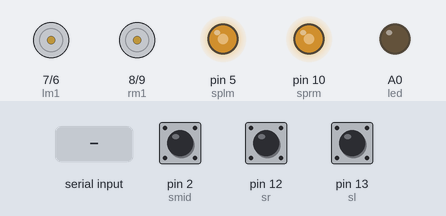
Recording of a sketch running on a simulated Arduino Uno, built with avr-gcc and run on an emulated ATmega328P. Shown: motor-driver pin pairs drawn as motors (green arrow = first pin HIGH = forward, orange = second pin HIGH = backward, longer = more drive), output pins drawn as LEDs (lit = HIGH). The test bench sets the inputs (shaded band); at power-on: pin 2 (smid) HIGH, pin 12 (sr) HIGH, pin 13 (sl) HIGH.

Above: at 1.2 s.
1.3 s: "w" received over the second serial link
At 1.6 s:
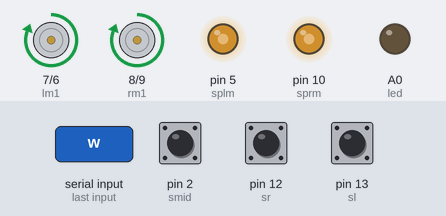
2.8 s: "s" received over the second serial link
At 3.9 s:
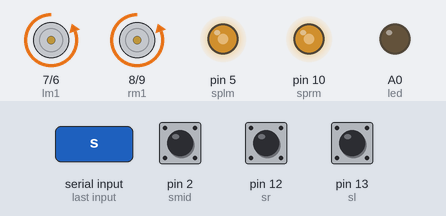
4.3 s: "a" received over the second serial link
At 5.1 s:
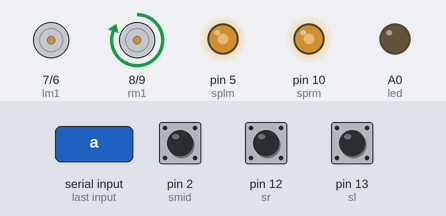
5.8 s: "d" received over the second serial link
At 6.2 s:
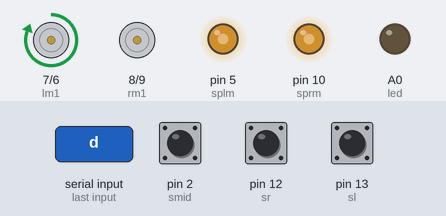
7.3 s: "q" received over the second serial link
At 8.5 s:
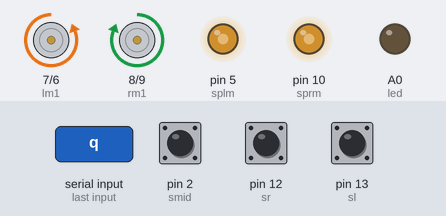
8.8 s: "e" received over the second serial link
At 9.7 s:
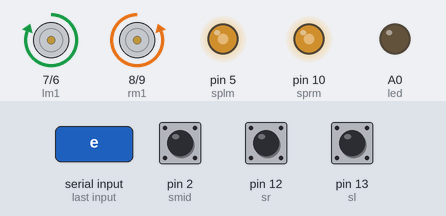
Timing chart, 0 to 11.3 s (numbered marks = the images above; inputs shaded):
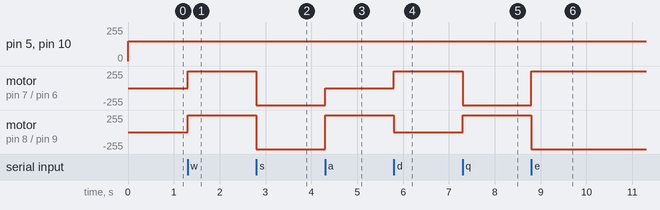

The sketch:

Line_follower_new_BT_new.ino
```cpp
#include <SoftwareSerial.h>
//for Line Following Robot using 2IR sensors
int lm1 = 7; //left motor output 1
int lm2 = 6; //left motor output 2
int rm1 = 8; //right motor output 1
int rm2 = 9; //right motor output 2
int sl = 13;  //sensor 1 input (left)
int sr = 12;  //sensor 2 input (right)
int smid = 2;  //sensor middle input (middle)
int SlV = 0;
int SrV = 0;
int SmidV = 0;
int led = A0;
int sprm = 10; //motor speed
int splm = 5;
int bt = 0; //trigger to initiate line follower
int defspeed = 150; //default speed
int mspeed = defspeed;
int line_follower_delay = 10;
int line_follower_stop_delay = 5;
SoftwareSerial Bluetooth(4, 3); // RX, TX  connect Bluetooth RX to 3, TX to 4

//send 'z' when action complete
void setup()
{
  pinMode(lm1, OUTPUT);
  pinMode(lm2, OUTPUT);
  pinMode(rm1, OUTPUT);
  pinMode(rm2, OUTPUT);
  pinMode(splm, OUTPUT);
  pinMode(sprm, OUTPUT);
  pinMode(led, OUTPUT);
  pinMode(sl, INPUT);
  pinMode(sr, INPUT);
  pinMode(smid, INPUT);
  Serial.begin(9600);
  Bluetooth.begin(9600);
  sTOP();
  read();
}
void loop()
{
  // set speed
  analogWrite(splm, defspeed); //full speed at 255
  analogWrite(sprm, defspeed);

  char c;

  if (Bluetooth.available())
  {
    c = Bluetooth.read();
    switch (c)
    {
      case 'w':   //move forward
        ForWard();
        break;

      case 's': //move Backward
        BackWard();
        break;

      case 'a': //move left
        slowLeft();
        break;

      case 'd': //move right
        slowRight();
        break;

      case 'q': //move left sharp
        Left();
        break;

      case 'e': //move right sharp
        Right();
        break;

      case 'o': //STOP
        sTOP();
        bt = 0;
        break;

      case 'n': //reduce speed
        if (mspeed > 5)
        {
          mspeed = mspeed - 5;
        }
        break;

      case 'm': //increase speed
        if (mspeed < 220)
        {
          mspeed = mspeed + 5;
        }
        break;

      case 'l': //reset speed to default 100
        mspeed = defspeed;
        break;

      case 'i': //IR Initiate
        bt = 1;
        break;
    }
  }
  if (bt == 1)
  {
    delay(line_follower_stop_delay);
    read();
    if (SrV == 0 && SlV == 0)
    {
      line_follower_forward();
    }
    if (SrV == 1 && SlV == 1)
    {
      if (SmidV == 0)
      {
        line_follower_halt();
      }
      if (SmidV == 1)
      {
        line_follower_stop_reset();
      }
    }
    if (SrV == 1 && SlV == 0)
    {
      line_follower_right();
    }
    if (SrV == 0 && SlV == 1)
    {
      line_follower_left();
    }
    if (SrV == 0 && SlV == 0 && SmidV == 0)
    {
      sTOP();
    }
  }
}
void ForWard()
{
  digitalWrite(lm1, HIGH);
  digitalWrite(lm2, LOW);
  digitalWrite(rm1, HIGH);
  digitalWrite(rm2, LOW);
}
void BackWard()
{
  digitalWrite(lm1, LOW);
  digitalWrite(lm2, HIGH);
  digitalWrite(rm1, LOW);
  digitalWrite(rm2, HIGH);
}
void Left()
{
  digitalWrite(lm1, LOW);
  digitalWrite(lm2, HIGH);
  digitalWrite(rm1, HIGH);
  digitalWrite(rm2, LOW);
}
void Right()
{
  digitalWrite(lm1, HIGH);
  digitalWrite(lm2, LOW);
  digitalWrite(rm1, LOW);
  digitalWrite(rm2, HIGH);
}
void slowLeft()
{
  digitalWrite(lm1, LOW);
  digitalWrite(lm2, LOW);
  digitalWrite(rm1, HIGH);
  digitalWrite(rm2, LOW);
}
void slowRight()
{
  digitalWrite(lm1, HIGH);
  digitalWrite(lm2, LOW);
  digitalWrite(rm1, LOW);
  digitalWrite(rm2, LOW);
}
void sTOP()
{
  digitalWrite(lm1, LOW);
  digitalWrite(lm2, LOW);
  digitalWrite(rm1, LOW);
  digitalWrite(rm2, LOW);
}
void read()
{
  SlV = digitalRead(sl);
  SrV = digitalRead(sr);
  SmidV = digitalRead(smid);
}
void line_follower_forward()
{
  ForWard();
  delay(line_follower_delay);
  sTOP();
}
void line_follower_right()
{
  Right();
  delay(line_follower_delay);
  sTOP();
}
void line_follower_left()
{
  Left();
  delay(line_follower_delay);
  sTOP();
}
void line_follower_halt()
{
  sTOP();
  delay(5000);
  ForWard();
  delay(100);
  sTOP();
}
void line_follower_stop_reset()
{
  ForWard();
  delay(100);
  sTOP();
  bt = 0;
}
```

Measured:
- after the input at 1.3 s, motor on pin 7 (lm1) / pin 6 (lm2), motor on pin 8 (rm1) / pin 9 (rm2): stopped → forward 255/255 at once
- after the input at 2.8 s, motor on pin 7 (lm1) / pin 6 (lm2), motor on pin 8 (rm1) / pin 9 (rm2): forward 255/255 → backward 255/255 at once
- after the input at 4.3 s, motor on pin 7 (lm1) / pin 6 (lm2): backward 255/255 → stopped at once; motor on pin 8 (rm1) / pin 9 (rm2): backward 255/255 → forward 255/255 at once
- after the input at 5.8 s, motor on pin 7 (lm1) / pin 6 (lm2): stopped → forward 255/255 at once; motor on pin 8 (rm1) / pin 9 (rm2): forward 255/255 → stopped at once
- after the input at 7.3 s, motor on pin 7 (lm1) / pin 6 (lm2): forward 255/255 → backward 255/255 at once; motor on pin 8 (rm1) / pin 9 (rm2): stopped → forward 255/255 at once
- after the input at 8.8 s, motor on pin 7 (lm1) / pin 6 (lm2): backward 255/255 → forward 255/255 at once; motor on pin 8 (rm1) / pin 9 (rm2): forward 255/255 → backward 255/255 at once
